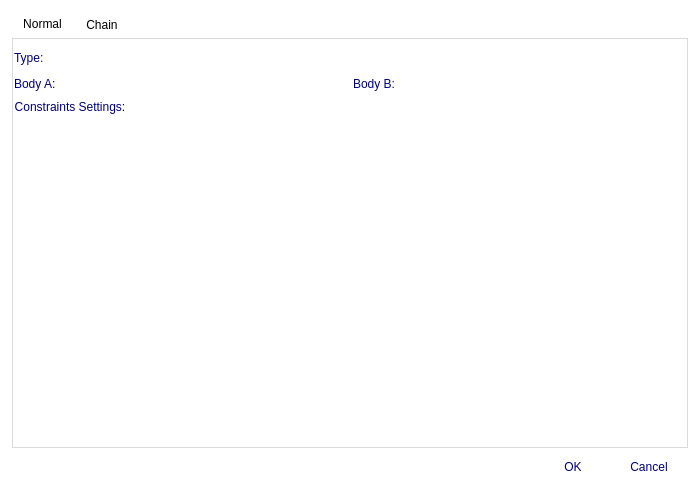
<?xml version="1.0" encoding="UTF-8"?>
<ui version="4.0">
 <class>DialogConstraint</class>
 <widget class="QDialog" name="DialogConstraint">
  <property name="geometry">
   <rect>
    <x>0</x>
    <y>0</y>
    <width>700</width>
    <height>490</height>
   </rect>
  </property>
  <property name="windowTitle">
   <string>Dialog</string>
  </property>
  <property name="styleSheet">
   <string notr="true">QWidget{
	background:transparent;
}

QLabel{
	color: rgb(0,0,127);
}

QDialog{
	background-image: url(:/backgrounds/yande.re 268248.jpg);
}

QTabWidget{
	border: 1px solid white;
}

QTabWidget::pane{
	border: 1px solid white;
	padding: 0 0 0 0px;
}

QFrame#frameNormal, QFrame#frameChain{
	background-color:rgba(255,255,255,160);
}

QTabBar::tab {
	background-color: qlineargradient(spread:pad, x1:0, y1:0, x2:0, y2:1, stop:0 rgba(255, 255, 255, 64), stop:1 rgba(255, 255, 255, 127));
}

QTabBar::tab:selected {
	background-color: qlineargradient(spread:pad, x1:0, y1:0, x2:0, y2:1, stop:0 rgba(255, 255, 255, 64), stop:1 rgba(255, 255, 255, 255));
}

QTabBar::tab:hover {
	background-color: qlineargradient(spread:pad, x1:0, y1:0, x2:0, y2:1, stop:0 rgba(255, 255, 255, 64), stop:1 rgba(255, 255, 255, 255));
}

QGroupBox{
	border: 1px solid white;
	margin-top: 12px;
}

QGroupBox::title {
    subcontrol-origin: margin;
    subcontrol-position: top left;
	background-color: rgba(255, 255, 255, 160);
	border-color:white;
	color: rgb(0,0,127);
}

QLineEdit{
	color: rgb(0,0,127);
	background-color: rgba(255, 255, 255, 127);
	border: 1px solid white;
	border-radius: 2px;
}

QLineEdit::hover{
	background-color: rgba(255, 255, 255, 192);
}

QSpinBox,QDoubleSpinBox {
	color: rgb(0,0,127);
	background-color: rgba(255, 255, 255, 127);
	border: 1px solid white;
	border-radius: 2px;
}

QSpinBox:hover,QDoubleSpinBox:hover {
	background-color: rgba(255, 255, 255, 192);
}

QSpinBox::up-button,QDoubleSpinBox::up-button,
QSpinBox::down-button,QDoubleSpinBox::down-button {
	border-left: 1px solid white;
	background-color: transparent;
}

QSpinBox::up-button:hover,
QDoubleSpinBox::up-button:hover,
QSpinBox::down-button:hover,
QDoubleSpinBox::down-button:hover
{
	border-left: 1px solid white;
	background-color: rgba(255, 255, 255, 127);
}

QSpinBox::up-arrow,QDoubleSpinBox::up-arrow{
	image: url(:/icons/arrowup.png);
	width: 5px;
}

QSpinBox::down-arrow,QDoubleSpinBox::down-arrow{
	image: url(:/icons/arrowdown.png);
	width: 5px;
}

QPushButton{
	color: rgb(0,0,127);
	background-color: rgba(255, 255, 255, 127);
	border: 1px solid white;
	border-radius: 5px;
	padding: 4 20 4 20px;
}

QToolButton{
	color: rgb(0,0,127);
	background-color: rgba(255, 255, 255, 127);
	border: 1px solid white;
	border-radius: 5px;
}

QToolButton::menu-button{
	border-left: 1px solid white;
}

QToolButton::menu-arrow{
	image: url(:/icons/arrowdown.png);
	width: 3;
}

QPushButton:hover, QToolButton:hover{
	background-color: rgba(255, 255, 255, 192);
}

QPushButton:pressed, QToolButton:pressed{
	background-color: rgba(255, 255, 255, 224);
}

QComboBox{
	color: rgb(0,0,127);
	background-color: rgba(255, 255, 255, 127);
	border: 1px solid white;
	border-radius: 2px;
}

QComboBox:hover{
	background-color: rgba(255, 255, 255, 192);
}

QComboBox:on{
	background-color: rgba(255, 255, 255, 192);
}

QComboBox::drop-down{
	border-left:1px solid white;
}

QComboBox::drop-down::hover{
	border-left:1px solid white;
	background-color: rgba(255, 255, 255, 192);
}

QComboBox::down-arrow{
	image: url(:/icons/arrowdown.png);
	width: 7px;
}

QComboBox::down-arrow{
	image: url(:/icons/arrowdown.png);
	width: 7px;
}

QComboBoxListView{
	background-color: white;
}

QListWidget{
	border:1px solid white;
	border-radius:2px;
}

QMenu{
	color: rgb(0,0,127);
	background-color:white;
	border: 1px solid white;
}</string>
  </property>
  <layout class="QGridLayout" name="gridLayout">
   <item row="1" column="0">
    <widget class="QDialogButtonBox" name="buttonBox">
     <property name="orientation">
      <enum>Qt::Horizontal</enum>
     </property>
     <property name="standardButtons">
      <set>QDialogButtonBox::Cancel|QDialogButtonBox::Ok</set>
     </property>
    </widget>
   </item>
   <item row="0" column="0">
    <widget class="QTabWidget" name="tabWidget">
     <property name="currentIndex">
      <number>0</number>
     </property>
     <widget class="QWidget" name="tabNormal">
      <attribute name="title">
       <string>Normal</string>
      </attribute>
      <layout class="QGridLayout" name="gridLayout_2">
       <property name="leftMargin">
        <number>0</number>
       </property>
       <property name="topMargin">
        <number>0</number>
       </property>
       <property name="rightMargin">
        <number>0</number>
       </property>
       <property name="bottomMargin">
        <number>0</number>
       </property>
       <item row="0" column="0">
        <widget class="QFrame" name="frameNormal">
         <property name="frameShape">
          <enum>QFrame::StyledPanel</enum>
         </property>
         <property name="frameShadow">
          <enum>QFrame::Raised</enum>
         </property>
         <layout class="QGridLayout" name="gridLayout_4">
          <property name="leftMargin">
           <number>0</number>
          </property>
          <property name="topMargin">
           <number>9</number>
          </property>
          <property name="rightMargin">
           <number>0</number>
          </property>
          <property name="bottomMargin">
           <number>0</number>
          </property>
          <item row="0" column="0">
           <widget class="QFrame" name="frameType">
            <property name="sizePolicy">
             <sizepolicy hsizetype="Preferred" vsizetype="Fixed">
              <horstretch>0</horstretch>
              <verstretch>0</verstretch>
             </sizepolicy>
            </property>
            <property name="frameShape">
             <enum>QFrame::StyledPanel</enum>
            </property>
            <property name="frameShadow">
             <enum>QFrame::Raised</enum>
            </property>
            <layout class="QHBoxLayout" name="horizontalLayout">
             <property name="leftMargin">
              <number>0</number>
             </property>
             <property name="topMargin">
              <number>0</number>
             </property>
             <property name="rightMargin">
              <number>0</number>
             </property>
             <property name="bottomMargin">
              <number>0</number>
             </property>
             <item>
              <widget class="QLabel" name="label_4">
               <property name="sizePolicy">
                <sizepolicy hsizetype="Fixed" vsizetype="Preferred">
                 <horstretch>0</horstretch>
                 <verstretch>0</verstretch>
                </sizepolicy>
               </property>
               <property name="text">
                <string>Type:</string>
               </property>
              </widget>
             </item>
             <item>
              <widget class="QComboBox" name="comboType">
               <property name="sizePolicy">
                <sizepolicy hsizetype="Preferred" vsizetype="Fixed">
                 <horstretch>0</horstretch>
                 <verstretch>0</verstretch>
                </sizepolicy>
               </property>
              </widget>
             </item>
            </layout>
           </widget>
          </item>
          <item row="1" column="0">
           <widget class="QFrame" name="frameBodies">
            <property name="sizePolicy">
             <sizepolicy hsizetype="Preferred" vsizetype="Fixed">
              <horstretch>0</horstretch>
              <verstretch>0</verstretch>
             </sizepolicy>
            </property>
            <property name="frameShape">
             <enum>QFrame::StyledPanel</enum>
            </property>
            <property name="frameShadow">
             <enum>QFrame::Raised</enum>
            </property>
            <layout class="QHBoxLayout" name="layoutBodies">
             <property name="leftMargin">
              <number>0</number>
             </property>
             <property name="topMargin">
              <number>0</number>
             </property>
             <property name="rightMargin">
              <number>0</number>
             </property>
             <property name="bottomMargin">
              <number>0</number>
             </property>
             <item>
              <widget class="QLabel" name="label">
               <property name="sizePolicy">
                <sizepolicy hsizetype="Fixed" vsizetype="Preferred">
                 <horstretch>0</horstretch>
                 <verstretch>0</verstretch>
                </sizepolicy>
               </property>
               <property name="text">
                <string>Body A:</string>
               </property>
              </widget>
             </item>
             <item>
              <widget class="QComboBox" name="comboBodyA">
               <property name="sizePolicy">
                <sizepolicy hsizetype="Preferred" vsizetype="Fixed">
                 <horstretch>0</horstretch>
                 <verstretch>0</verstretch>
                </sizepolicy>
               </property>
              </widget>
             </item>
             <item>
              <widget class="QLabel" name="label_2">
               <property name="sizePolicy">
                <sizepolicy hsizetype="Fixed" vsizetype="Preferred">
                 <horstretch>0</horstretch>
                 <verstretch>0</verstretch>
                </sizepolicy>
               </property>
               <property name="text">
                <string>Body B:</string>
               </property>
              </widget>
             </item>
             <item>
              <widget class="QComboBox" name="comboBodyB">
               <property name="sizePolicy">
                <sizepolicy hsizetype="Preferred" vsizetype="Fixed">
                 <horstretch>0</horstretch>
                 <verstretch>0</verstretch>
                </sizepolicy>
               </property>
              </widget>
             </item>
            </layout>
           </widget>
          </item>
          <item row="2" column="0">
           <widget class="QGroupBox" name="groupBoxData">
            <property name="sizePolicy">
             <sizepolicy hsizetype="MinimumExpanding" vsizetype="Preferred">
              <horstretch>0</horstretch>
              <verstretch>0</verstretch>
             </sizepolicy>
            </property>
            <property name="styleSheet">
             <string notr="true"/>
            </property>
            <property name="title">
             <string>Constraints Settings:</string>
            </property>
            <layout class="QGridLayout" name="layoutData"/>
           </widget>
          </item>
         </layout>
        </widget>
       </item>
      </layout>
     </widget>
     <widget class="QWidget" name="tabChain">
      <attribute name="title">
       <string>Chain</string>
      </attribute>
      <layout class="QGridLayout" name="gridLayout_3">
       <property name="leftMargin">
        <number>0</number>
       </property>
       <property name="topMargin">
        <number>0</number>
       </property>
       <property name="rightMargin">
        <number>0</number>
       </property>
       <property name="bottomMargin">
        <number>0</number>
       </property>
       <item row="0" column="0">
        <widget class="QFrame" name="frameChain">
         <property name="frameShape">
          <enum>QFrame::StyledPanel</enum>
         </property>
         <property name="frameShadow">
          <enum>QFrame::Raised</enum>
         </property>
         <layout class="QGridLayout" name="gridLayout_5">
          <property name="leftMargin">
           <number>0</number>
          </property>
          <property name="rightMargin">
           <number>0</number>
          </property>
          <property name="bottomMargin">
           <number>0</number>
          </property>
          <item row="0" column="1" rowspan="3">
           <widget class="QFrame" name="frameData">
            <property name="sizePolicy">
             <sizepolicy hsizetype="MinimumExpanding" vsizetype="Preferred">
              <horstretch>0</horstretch>
              <verstretch>0</verstretch>
             </sizepolicy>
            </property>
            <property name="frameShape">
             <enum>QFrame::StyledPanel</enum>
            </property>
            <property name="frameShadow">
             <enum>QFrame::Raised</enum>
            </property>
            <layout class="QVBoxLayout" name="verticalLayout">
             <property name="leftMargin">
              <number>0</number>
             </property>
             <property name="topMargin">
              <number>0</number>
             </property>
             <property name="rightMargin">
              <number>0</number>
             </property>
             <property name="bottomMargin">
              <number>0</number>
             </property>
             <item>
              <widget class="QComboBox" name="comboChainType"/>
             </item>
             <item>
              <widget class="QGroupBox" name="groupBox">
               <property name="sizePolicy">
                <sizepolicy hsizetype="Preferred" vsizetype="Fixed">
                 <horstretch>0</horstretch>
                 <verstretch>0</verstretch>
                </sizepolicy>
               </property>
               <property name="title">
                <string>Common Setting:</string>
               </property>
               <layout class="QFormLayout" name="formLayout">
                <item row="0" column="0">
                 <widget class="QLabel" name="label_5">
                  <property name="text">
                   <string>Tau:</string>
                  </property>
                 </widget>
                </item>
                <item row="1" column="0">
                 <widget class="QLabel" name="label_6">
                  <property name="text">
                   <string>Damping:</string>
                  </property>
                 </widget>
                </item>
                <item row="0" column="1">
                 <widget class="QDoubleSpinBox" name="chainTau">
                  <property name="decimals">
                   <number>6</number>
                  </property>
                  <property name="maximum">
                   <double>1.000000000000000</double>
                  </property>
                  <property name="singleStep">
                   <double>0.010000000000000</double>
                  </property>
                  <property name="value">
                   <double>0.800000000000000</double>
                  </property>
                 </widget>
                </item>
                <item row="1" column="1">
                 <widget class="QDoubleSpinBox" name="chainDamping">
                  <property name="decimals">
                   <number>6</number>
                  </property>
                  <property name="maximum">
                   <double>1.000000000000000</double>
                  </property>
                  <property name="singleStep">
                   <double>0.010000000000000</double>
                  </property>
                  <property name="value">
                   <double>0.800000000000000</double>
                  </property>
                 </widget>
                </item>
               </layout>
              </widget>
             </item>
             <item>
              <widget class="QGroupBox" name="groupBox_2">
               <property name="title">
                <string>Node Setting:</string>
               </property>
               <layout class="QGridLayout" name="gridLayout_6">
                <item row="0" column="0">
                 <layout class="QGridLayout" name="layoutChainData"/>
                </item>
               </layout>
              </widget>
             </item>
            </layout>
           </widget>
          </item>
          <item row="1" column="0">
           <widget class="QListWidget" name="listWidget">
            <property name="sizePolicy">
             <sizepolicy hsizetype="Minimum" vsizetype="Expanding">
              <horstretch>0</horstretch>
              <verstretch>0</verstretch>
             </sizepolicy>
            </property>
            <property name="editTriggers">
             <set>QAbstractItemView::NoEditTriggers</set>
            </property>
           </widget>
          </item>
          <item row="0" column="0">
           <widget class="QLabel" name="label_3">
            <property name="sizePolicy">
             <sizepolicy hsizetype="Minimum" vsizetype="Fixed">
              <horstretch>0</horstretch>
              <verstretch>0</verstretch>
             </sizepolicy>
            </property>
            <property name="text">
             <string>Rigidbodies:</string>
            </property>
           </widget>
          </item>
          <item row="2" column="0">
           <widget class="QFrame" name="horizontalFrame">
            <property name="sizePolicy">
             <sizepolicy hsizetype="Minimum" vsizetype="Fixed">
              <horstretch>0</horstretch>
              <verstretch>0</verstretch>
             </sizepolicy>
            </property>
            <layout class="QHBoxLayout" name="horizontalLayout_2">
             <property name="leftMargin">
              <number>0</number>
             </property>
             <property name="topMargin">
              <number>0</number>
             </property>
             <property name="rightMargin">
              <number>0</number>
             </property>
             <property name="bottomMargin">
              <number>0</number>
             </property>
             <item>
              <widget class="QComboBox" name="comboChainBody"/>
             </item>
             <item>
              <widget class="QToolButton" name="buttonAdd">
               <property name="sizePolicy">
                <sizepolicy hsizetype="Fixed" vsizetype="Preferred">
                 <horstretch>0</horstretch>
                 <verstretch>0</verstretch>
                </sizepolicy>
               </property>
               <property name="text">
                <string>+</string>
               </property>
              </widget>
             </item>
             <item>
              <widget class="QToolButton" name="buttonRemove">
               <property name="sizePolicy">
                <sizepolicy hsizetype="Fixed" vsizetype="Preferred">
                 <horstretch>0</horstretch>
                 <verstretch>0</verstretch>
                </sizepolicy>
               </property>
               <property name="text">
                <string>-</string>
               </property>
              </widget>
             </item>
             <item>
              <widget class="QToolButton" name="buttonUp">
               <property name="text">
                <string>...</string>
               </property>
               <property name="arrowType">
                <enum>Qt::UpArrow</enum>
               </property>
              </widget>
             </item>
             <item>
              <widget class="QToolButton" name="toolButton">
               <property name="text">
                <string>...</string>
               </property>
               <property name="arrowType">
                <enum>Qt::DownArrow</enum>
               </property>
              </widget>
             </item>
            </layout>
           </widget>
          </item>
         </layout>
        </widget>
       </item>
      </layout>
     </widget>
    </widget>
   </item>
  </layout>
 </widget>
 <resources/>
 <connections>
  <connection>
   <sender>buttonBox</sender>
   <signal>accepted()</signal>
   <receiver>DialogConstraint</receiver>
   <slot>accept()</slot>
   <hints>
    <hint type="sourcelabel">
     <x>257</x>
     <y>390</y>
    </hint>
    <hint type="destinationlabel">
     <x>157</x>
     <y>274</y>
    </hint>
   </hints>
  </connection>
  <connection>
   <sender>buttonBox</sender>
   <signal>rejected()</signal>
   <receiver>DialogConstraint</receiver>
   <slot>reject()</slot>
   <hints>
    <hint type="sourcelabel">
     <x>325</x>
     <y>390</y>
    </hint>
    <hint type="destinationlabel">
     <x>286</x>
     <y>274</y>
    </hint>
   </hints>
  </connection>
 </connections>
</ui>
